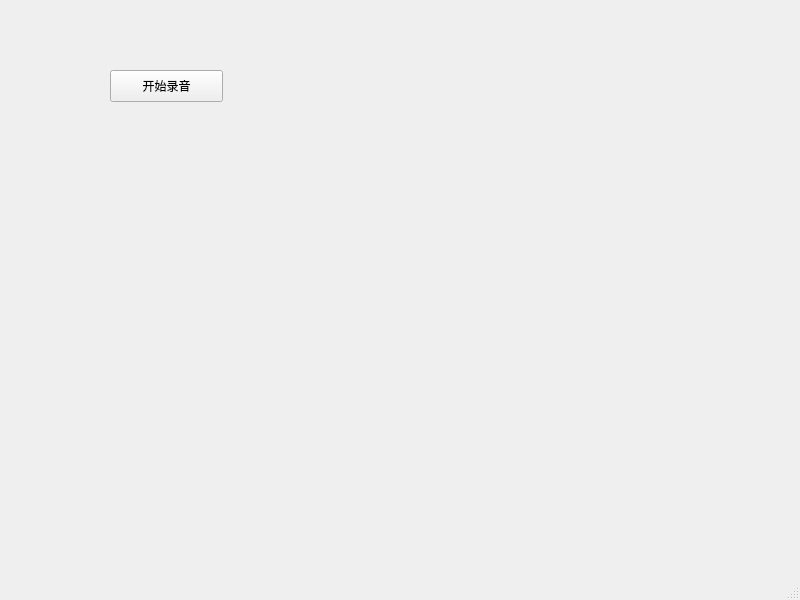
<?xml version="1.0" encoding="UTF-8"?>
<ui version="4.0">
 <class>MainWindow</class>
 <widget class="QMainWindow" name="MainWindow">
  <property name="geometry">
   <rect>
    <x>0</x>
    <y>0</y>
    <width>800</width>
    <height>600</height>
   </rect>
  </property>
  <property name="windowTitle">
   <string>MainWindow</string>
  </property>
  <widget class="QWidget" name="centralwidget">
   <widget class="QPushButton" name="audioButton">
    <property name="geometry">
     <rect>
      <x>110</x>
      <y>70</y>
      <width>113</width>
      <height>32</height>
     </rect>
    </property>
    <property name="text">
     <string>开始录音</string>
    </property>
   </widget>
  </widget>
  <widget class="QMenuBar" name="menubar">
   <property name="geometry">
    <rect>
     <x>0</x>
     <y>0</y>
     <width>800</width>
     <height>24</height>
    </rect>
   </property>
  </widget>
  <widget class="QStatusBar" name="statusbar"/>
 </widget>
 <resources/>
 <connections/>
</ui>
